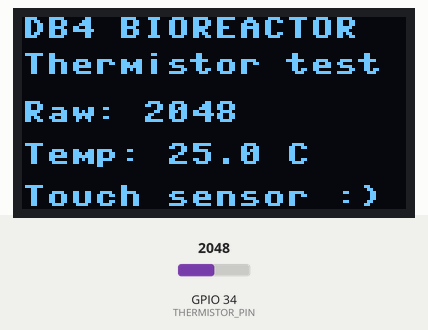
The program below on a simulated ESP32 board running MicroPython. On the bench: 128×64 one-colour display. The test bench sets the inputs (shaded band); at power-on: GPIO 34 (THERMISTOR_PIN) = 2048 (analog values on the 0–4095 scale). Library files of the repository ran but are not shown: ssd1306.py; what the program prints to the serial console is not drawn.

Above: at 1.2 s.
1.3 s: GPIO 34 (THERMISTOR_PIN) set to 60
At 2.6 s:
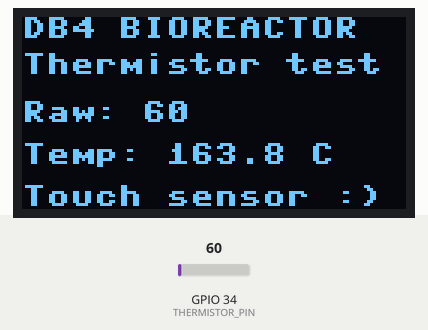
3.1 s: GPIO 34 (THERMISTOR_PIN) set to 4095
At 5.3 s:
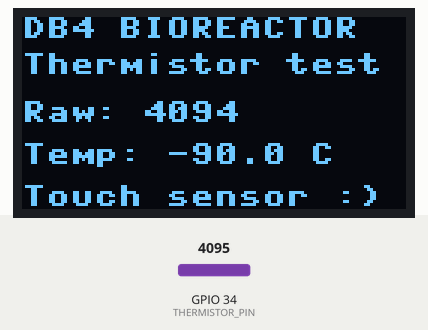
5.6 s: GPIO 34 (THERMISTOR_PIN) set to 3960
At 7.1 s:
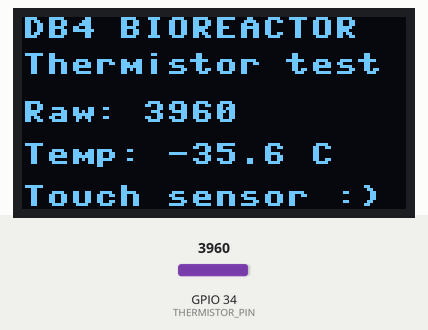
Timing chart, 0 to 8.6 s (numbered marks = the images above; inputs shaded):
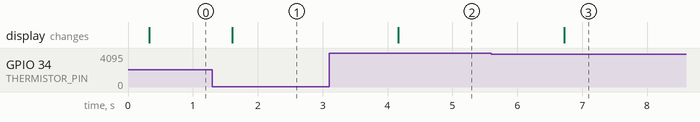

Measured:
- after the input at 1.3 s, the display: changes after 0.31 s (image 1)
- after the input at 3.1 s, the display: changes after 1.1 s (image 2)
- after the input at 5.6 s, the display: changes after 1.1 s (image 3)

The program:

main.py
```python
import utime

from display import init_display, show_thermistor_status, show_error
from thermistor import read_temperature


init_display()


while True:
    try:
        raw_adc, resistance, temp_c = read_temperature()

        print("Raw ADC:", raw_adc)
        print("Resistance:", resistance, "ohms")
        print("Temperature:", temp_c, "C")
        print()

        show_thermistor_status(raw_adc, temp_c)

    except Exception as error:
        print("Error:", error)
        show_error("Read failed")

    utime.sleep(1)
```

display.py
```python
from machine import Pin, I2C
import ssd1306

from config import OLED_WIDTH, OLED_HEIGHT, OLED_ADDR, SDA_PIN, SCL_PIN


oled = None


def init_display():
    global oled

    i2c = I2C(0, sda=Pin(SDA_PIN), scl=Pin(SCL_PIN), freq=400000)
    oled = ssd1306.SSD1306_I2C(
        OLED_WIDTH,
        OLED_HEIGHT,
        i2c,
        addr=OLED_ADDR,
    )

    oled.fill(0)
    oled.show()
    return oled


def show_thermistor_status(raw_adc, temp_c, message="Touch sensor :)"):
    oled.fill(0)
    oled.text("DB4 BIOREACTOR", 0, 0)
    oled.text("Thermistor test", 0, 12)
    oled.text("Raw: {}".format(raw_adc), 0, 28)
    oled.text("Temp: {:.1f} C".format(temp_c), 0, 42)
    oled.text(message, 0, 56)
    oled.show()


def show_error(message):
    oled.fill(0)
    oled.text("DB4 BIOREACTOR", 0, 0)
    oled.text("ERROR", 0, 18)
    oled.text(message, 0, 34)
    oled.show()
```

thermistor.py
```python
from machine import Pin, ADC
import math
import utime

from config import (
    THERMISTOR_PIN,
    NOMINAL_RESISTANCE,
    SERIES_RESISTOR,
    NOMINAL_TEMP,
    BETA,
    ADC_MAX,
)


# Start thermistor ADC on GPIO34.
adc = ADC(Pin(THERMISTOR_PIN))
adc.atten(ADC.ATTN_11DB)
adc.width(ADC.WIDTH_12BIT)


def read_temperature():
    total = 0
    for sample in range(25):
        total += adc.read()
        utime.sleep_ms(10)

    raw = total // 25

    if raw < 100 or raw > 4000:
        print("Warning: thermistor circuit may be disconnected or shorted")

    # Keep the math safe if the ADC reads exactly 0 or 4095.
    if raw <= 0:
        raw = 1
    if raw >= ADC_MAX:
        raw = ADC_MAX - 1

    # Wiring: 3V3 -> 10k resistor -> ADC point -> thermistor -> GND
    resistance = SERIES_RESISTOR * raw / (ADC_MAX - raw)

    # Beta equation.
    temp_k = 1 / (
        (1 / (NOMINAL_TEMP + 273.15))
        + (1 / BETA) * math.log(resistance / NOMINAL_RESISTANCE)
    )
    temp_c = temp_k - 273.15

    return raw, resistance, temp_c
```

config.py
```python
OLED_WIDTH = 128
OLED_HEIGHT = 64
OLED_ADDR = 0x3C
SDA_PIN = 21
SCL_PIN = 22

THERMISTOR_PIN = 34
NOMINAL_RESISTANCE = 10000
SERIES_RESISTOR = 10000
NOMINAL_TEMP = 25
BETA = 3950
ADC_MAX = 4095
```
